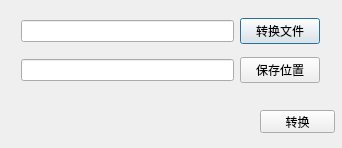
<?xml version="1.0" encoding="UTF-8"?>
<ui version="4.0">
 <class>TransformToNavClass</class>
 <widget class="QWidget" name="TransformToNavClass">
  <property name="windowModality">
   <enum>Qt::ApplicationModal</enum>
  </property>
  <property name="geometry">
   <rect>
    <x>0</x>
    <y>0</y>
    <width>342</width>
    <height>148</height>
   </rect>
  </property>
  <property name="minimumSize">
   <size>
    <width>342</width>
    <height>148</height>
   </size>
  </property>
  <property name="maximumSize">
   <size>
    <width>342</width>
    <height>148</height>
   </size>
  </property>
  <property name="windowTitle">
   <string>Nav格式转换</string>
  </property>
  <widget class="QWidget" name="gridLayoutWidget">
   <property name="geometry">
    <rect>
     <x>10</x>
     <y>0</y>
     <width>321</width>
     <height>101</height>
    </rect>
   </property>
   <layout class="QGridLayout" name="gridLayout">
    <item row="2" column="0">
     <layout class="QHBoxLayout" name="horizontalLayout_2">
      <item>
       <widget class="QLineEdit" name="lineEdit_save">
        <property name="readOnly">
         <bool>true</bool>
        </property>
       </widget>
      </item>
      <item>
       <widget class="QPushButton" name="pushButton_save">
        <property name="layoutDirection">
         <enum>Qt::LeftToRight</enum>
        </property>
        <property name="text">
         <string>保存位置</string>
        </property>
       </widget>
      </item>
     </layout>
    </item>
    <item row="1" column="0">
     <layout class="QHBoxLayout" name="horizontalLayout">
      <item>
       <widget class="QLineEdit" name="lineEdit_filename">
        <property name="readOnly">
         <bool>true</bool>
        </property>
       </widget>
      </item>
      <item>
       <widget class="QPushButton" name="pushButton_selcet">
        <property name="layoutDirection">
         <enum>Qt::LeftToRight</enum>
        </property>
        <property name="text">
         <string>转换文件</string>
        </property>
        <property name="default">
         <bool>true</bool>
        </property>
       </widget>
      </item>
     </layout>
    </item>
   </layout>
  </widget>
  <widget class="QPushButton" name="pushButton_Transform">
   <property name="geometry">
    <rect>
     <x>260</x>
     <y>110</y>
     <width>75</width>
     <height>23</height>
    </rect>
   </property>
   <property name="layoutDirection">
    <enum>Qt::LeftToRight</enum>
   </property>
   <property name="text">
    <string>转换</string>
   </property>
  </widget>
 </widget>
 <layoutdefault spacing="6" margin="11"/>
 <resources>
  <include location="TransformToNav.qrc"/>
 </resources>
 <connections/>
</ui>
